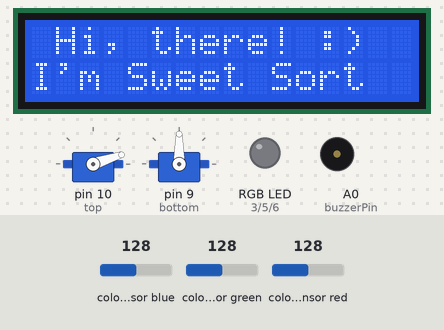
The sketch below on a simulated Arduino Uno, built with avr-gcc and run on an emulated ATmega328P. Shown: 2 × servo, 16×2 character LCD, an RGB LED mixed from three pins (HIGH = lit), buzzer (waves = sounding, pin HIGH). Wiring (inferred from the names in the program): TCS3200 colour sensor: output pin 8; S2 pin 13; S3 pin 7; S0 pin 4; S1 pin 2. The test bench sets the inputs (shaded band); at power-on: colour sensor blue 128, colour sensor green 128, colour sensor red 128. Pins used as bus, display or sensor lines are not drawn; what the sketch prints to the serial monitor is not drawn.

Above: at 0.24 s.
At 2.8 s:
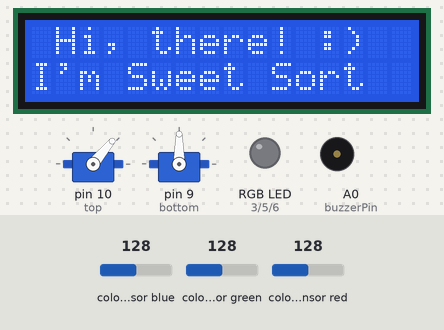
At 16.4 s:
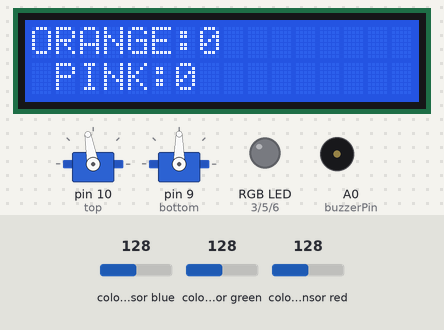
At 32.6 s:
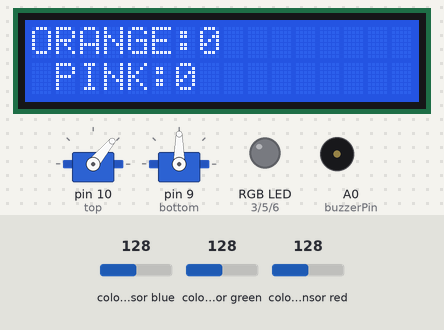
Timing chart, 0 to 40.0 s (numbered marks = the images above):
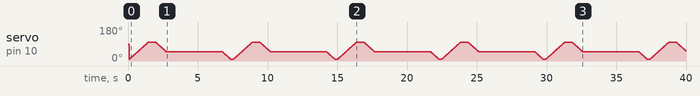

The sketch:

color_sorter.ino
```cpp
#include <Servo.h>
#include <LiquidCrystal_I2C.h>

// Define color sensor pins
#define S0 4
#define S1 2
#define S2 13
#define S3 7
#define SENSOR_OUT 8

// Define positions for servomotors
#define SENSOR_POS 50
#define TOP_MIN 10
#define TOP_MAX 100

// Define RGB LED pins
#define RED_PIN 3
#define GREEN_PIN 5
#define BLUE_PIN 6

// Define the position of each colored container
#define RED_POS 0
#define GREEN_POS 35
#define YELLOW_POS 70
#define BLUE_POS 105
#define BROWN_POS 140

// Set the LCD address to 0x27 for a 16 chars and 2 line display
LiquidCrystal_I2C lcd(0x27, 16, 2);

const int buzzerPin = A0;  // Pin A0 connected to the buzzer

// Set the initial position for the top servomotor
int pos = 0;

// Calibration Values
// Get these from Calibration Sketch

int redMin = 32; // Red minimum value
int redMax = 198; // Red maximum value
int greenMin = 42; // Green minimum value
int greenMax = 239; // Green maximum value
int blueMin = 33; // Blue minimum value
int blueMax = 209; // Blue maximum value

// Variables for color pulse width measurements
int redPW = 0;
int greenPW = 0;
int bluePW = 0;

// Variables for the number of sorted candies (for each color)
int orangeNum = 0;
int pinkNum = 0;

// Top and bottom servomotors
Servo top;
Servo bottom;

void setup()
{
  Serial.begin(9600);

  // Initialize the servomotors
  top.attach(10);
  bottom.attach(9);

  // Set S0 - S3 as outputs
  pinMode(S0, OUTPUT);
  pinMode(S1, OUTPUT);
  pinMode(S2, OUTPUT);
  pinMode(S3, OUTPUT);

  // Set RGB LED pins as outputs
  pinMode(RED_PIN, OUTPUT);
  pinMode(GREEN_PIN, OUTPUT);
  pinMode(BLUE_PIN, OUTPUT);

  // Set Sensor output as input
  pinMode(SENSOR_OUT, INPUT);

  // Set Frequency scaling to 20%
  digitalWrite(S0, HIGH);
  digitalWrite(S1, LOW);

  // Initialize the LCD
  lcd.init();
  // Print a "HELLO" message to the LCD
  lcd.backlight();
  lcd.setCursor(1, 0);
  lcd.print("Hi, there! :)");
  lcd.setCursor(0, 1);
  lcd.print("I'm Sweet Sort");

  pinMode(buzzerPin, OUTPUT);  // Set the buzzer pin as an output
}

void loop()
{
  // Variables for final color values

  int redValue = 0;
  int greenValue = 0;
  int blueValue = 0;

  int redValuePW;
  int greenValuePW;
  int blueValuePW;

  String line1 = "";
  String line2 = "";

  // Rotate the servomotor to remove the candies from the tube
  for (pos = 10; pos <= 100; pos += 1)
  {
    // Tell servo to go to position in variable 'pos'
    top.write(pos);
    // Wait 15 ms for servo to reach the position
    delay(15);
  }
  // Wait for the candy to fall out of the tube
  delay(500);

  // Rotate the servomotor to the color sensor
  for (pos = TOP_MAX; pos >= TOP_MIN; pos -= 1)
  {
    top.write(pos);
    if (pos == SENSOR_POS)
    {
      // The candy is in front of color sensor
      // Delay to stabilize sensor
      delay(1000);

      // Read Red value
      redPW = getRedPW();
      Serial.print("Red PW: ");
      Serial.print(redPW);
      Serial.print(" ");
      redValuePW = map(redPW, redMin,redMax,255,0);
      // Delay to stabilize sensor
      delay(1000);

      // Read Green value
      greenPW = getGreenPW();
      Serial.print("Green PW: ");
      Serial.print(greenPW);
      Serial.print(" ");
      greenValuePW = map(greenPW, greenMin,greenMax,255,0);
      // Delay to stabilize sensor
      delay(1000);

      // Read Blue value
      bluePW = getBluePW();
      Serial.print("Blue PW: ");
      Serial.print(bluePW);
      Serial.println();
      blueValuePW = map(bluePW, blueMin,blueMax,255,0);
      // Delay to stabilize sensor
      delay(1000);

      // Parameters for ORANGE color
      if ((redPW >= 65 && redPW <= 80) &&
          (greenPW >= 64 && greenPW <= 85) &&
          (bluePW >= 60 && bluePW <= 85))
      {
        // Set values for RGB LED
        redValue = 255;
        greenValue = 30;
        blueValue = 10;

        playTone(1000, 1000);  // Play a tone with a frequency of 1000Hz for 1 second

        // Set position for bottom servomotors
        bottom.write(180);

        // Increment the number of yellow candies
        orangeNum = orangeNum + 1;
      }
      else {
        if ((redPW >= 50 && redPW <= 100) &&
          (greenPW >= 50 && greenPW <= 120) &&
          (bluePW >= 50  && bluePW <= 130))
        {
          // Set values for RGB LED
          redValue = 255;
          greenValue = 10;
          blueValue = 150;

          playTone(1000, 1000);  // Play a tone with a frequency of 1000Hz for 1 second

          // Set position for bottom servomotors
          bottom.write(30);

          // Increment the number of yellow candies
          pinkNum = pinkNum + 1;
        }
      }

      // Compute the message for LCD
      line1 += "ORANGE:";
      line1 += orangeNum;
      line2 += " PINK:";
      line2 += pinkNum;

      lcd.clear();
      lcd.setCursor(0, 0);
      lcd.print(line1);
      lcd.setCursor(0, 1);
      lcd.print(line2);

      analogWrite(RED_PIN, redValue);
      analogWrite(GREEN_PIN, greenValue);
      analogWrite(BLUE_PIN, blueValue);
    }

    // wait 15 ms for servo to reach the position
    delay(15);
  }
  delay(200);
}

// Function to read Red Pulse Widths
int getRedPW()
{
  // Set sensor to read Red only
  digitalWrite(S2, LOW);
  digitalWrite(S3, LOW);

  // Define integer to represent Pulse Width
  int PW;

  // Read the output Pulse Width
  PW = pulseIn(SENSOR_OUT, LOW);

  // Return the value
  return PW;
}

// Function to read green pulse widths
int getGreenPW()
{
  // Set sensor to read green only
  digitalWrite(S2, HIGH);
  digitalWrite(S3, HIGH);

  // Define integer to represent pulse width
  int PW;

  // Read the output pulse width
  PW = pulseIn(SENSOR_OUT, LOW);

  // Return the value
  return PW;
}

// Function to read blue pulse widths
int getBluePW() {

  // Set sensor to read blue only
  digitalWrite(S2, LOW);
  digitalWrite(S3, HIGH);

  // Define integer to represent pulse width
  int PW;

  // Read the output pulse width
  PW = pulseIn(SENSOR_OUT, LOW);

  // Return the value
  return PW;
}

void playTone(unsigned int frequency, unsigned long duration) {
  unsigned long period = 1000000 / frequency;  // Calculate the period of the tone
  unsigned long cycles = frequency * duration / 1000;  // Calculate the number of cycles
  for (unsigned long i = 0; i < cycles; i++) {
    digitalWrite(buzzerPin, HIGH);  // Turn on the buzzer
    delayMicroseconds(period / 2);  // Half period on
    digitalWrite(buzzerPin, LOW);  // Turn off the buzzer
    delayMicroseconds(period / 2);  // Half period off
  }
  delay(1000);  // Pause for 1 second after playing the tone
}
```
